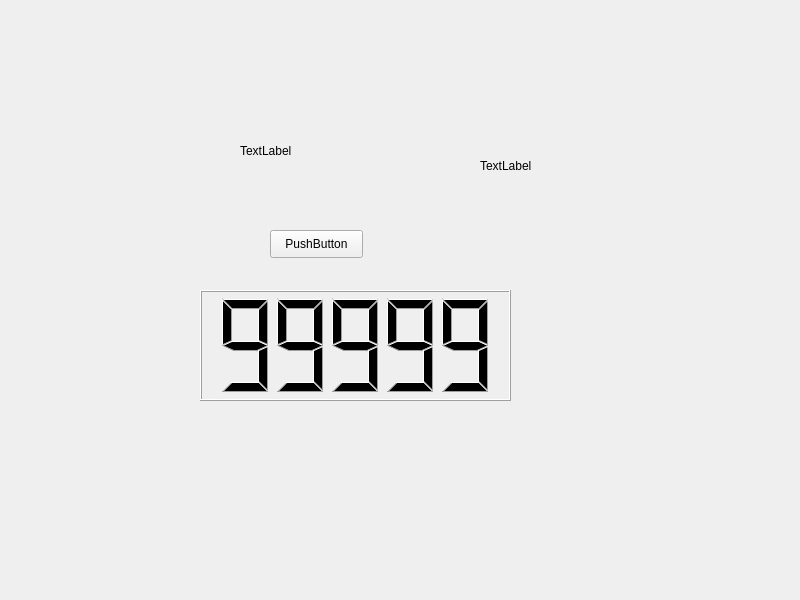
<?xml version="1.0" encoding="UTF-8"?>
<ui version="4.0">
 <class>Widget</class>
 <widget class="QWidget" name="Widget">
  <property name="geometry">
   <rect>
    <x>0</x>
    <y>0</y>
    <width>800</width>
    <height>600</height>
   </rect>
  </property>
  <property name="windowTitle">
   <string>Widget</string>
  </property>
  <widget class="QPushButton" name="pushButton">
   <property name="geometry">
    <rect>
     <x>270</x>
     <y>230</y>
     <width>93</width>
     <height>28</height>
    </rect>
   </property>
   <property name="text">
    <string>PushButton</string>
   </property>
  </widget>
  <widget class="QLabel" name="label">
   <property name="geometry">
    <rect>
     <x>240</x>
     <y>120</y>
     <width>241</width>
     <height>61</height>
    </rect>
   </property>
   <property name="text">
    <string>TextLabel</string>
   </property>
  </widget>
  <widget class="QLCDNumber" name="lcdNumber">
   <property name="geometry">
    <rect>
     <x>200</x>
     <y>290</y>
     <width>311</width>
     <height>111</height>
    </rect>
   </property>
   <property name="value" stdset="0">
    <double>99999.000000000000000</double>
   </property>
  </widget>
  <widget class="QLabel" name="label_2">
   <property name="geometry">
    <rect>
     <x>480</x>
     <y>130</y>
     <width>241</width>
     <height>71</height>
    </rect>
   </property>
   <property name="text">
    <string>TextLabel</string>
   </property>
  </widget>
 </widget>
 <resources/>
 <connections/>
</ui>
